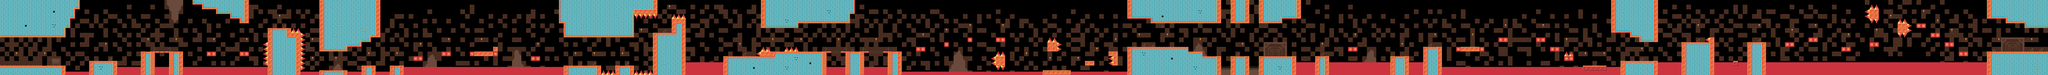

A level layout from a 2D game, rendered from its tile map. Below: a short description, then the map file with tile-grid data replaced by summaries:
An orthogonal 436x16 tile map with 16x16 px tiles, 2 tile layers (bg, fg), 3 tilesets and 24 objects (5x mole, 4x dog, 2x trigger, start, bee, ...).

<map version="1.0" orientation="orthogonal" width="436" height="16" tilewidth="16" tileheight="16">
 <tileset firstgid="1" name="fgtiles" tilewidth="16" tileheight="16">
  <image source="../art/fgtiles.png" trans="000000" width="256" height="256" />
 </tileset>
 <tileset firstgid="257" name="bgtiles" tilewidth="16" tileheight="16">
  <image source="../art/bgtiles.png" trans="000000" width="512" height="512" />
 </tileset>
 <tileset firstgid="1281" name="objects" tilewidth="16" tileheight="16">
  <image source="../art/objects.png" trans="000000" width="128" height="128" />
 </tileset>
 <layer name="bg" width="436" height="16">
  <data>[6976 cells, 1448 non-empty, 53 distinct tile ids]</data>
 </layer>
 <layer name="fg" width="436" height="16">
  <data>[6976 cells, 2293 non-empty, 24 distinct tile ids]</data>
 </layer>
 <objectgroup name="obj" width="436" height="16">
  <object type="start" x="16" y="208" width="16" height="16" />
  <object type="mole" x="144" y="208" width="16" height="16" />
  <object type="mole" x="336" y="192" width="16" height="16" />
  <object gid="1284" x="1104" y="240" />
  <object type="bee" x="1984" y="192" width="16" height="16" />
  <object type="spider" x="2064" y="144" width="16" height="16" />
  <object gid="1284" x="2496" y="192" />
  <object type="dog" x="2752" y="160" width="16" height="16" />
  <object type="dog" x="2784" y="160" width="16" height="16" />
  <object type="dog" x="2912" y="160" width="16" height="16" />
  <object gid="1284" x="3856" y="160" />
  <object type="mole" x="3936" y="144" width="16" height="16" />
  <object type="mole" x="4000" y="144" width="16" height="16" />
  <object gid="1305" x="3968" y="160" />
  <object type="trigger" x="4016" y="80" width="16" height="80">
   <properties>
    <property name="action" value="stone" />
    <property name="x" value="4176" />
   </properties>
  </object>
  <object type="trigger" x="4120" y="80" width="16" height="112">
   <properties>
    <property name="action" value="stone" />
    <property name="x" value="4272" />
   </properties>
  </object>
  <object type="mole" x="4336" y="176" width="16" height="16" />
  <object type="dog" x="5008" y="144" width="16" height="16" />
  <object gid="1284" x="5536" y="208" />
  <object gid="1305" x="1072" y="48" />
  <object gid="1305" x="5392" y="224" />
  <object gid="1299" x="5904" y="208">
   <properties>
    <property name="power" value="410" />
   </properties>
  </object>
  <object gid="1305" x="5904" y="192" />
  <object gid="1305" x="3824" y="224" />
 </objectgroup>
</map>
